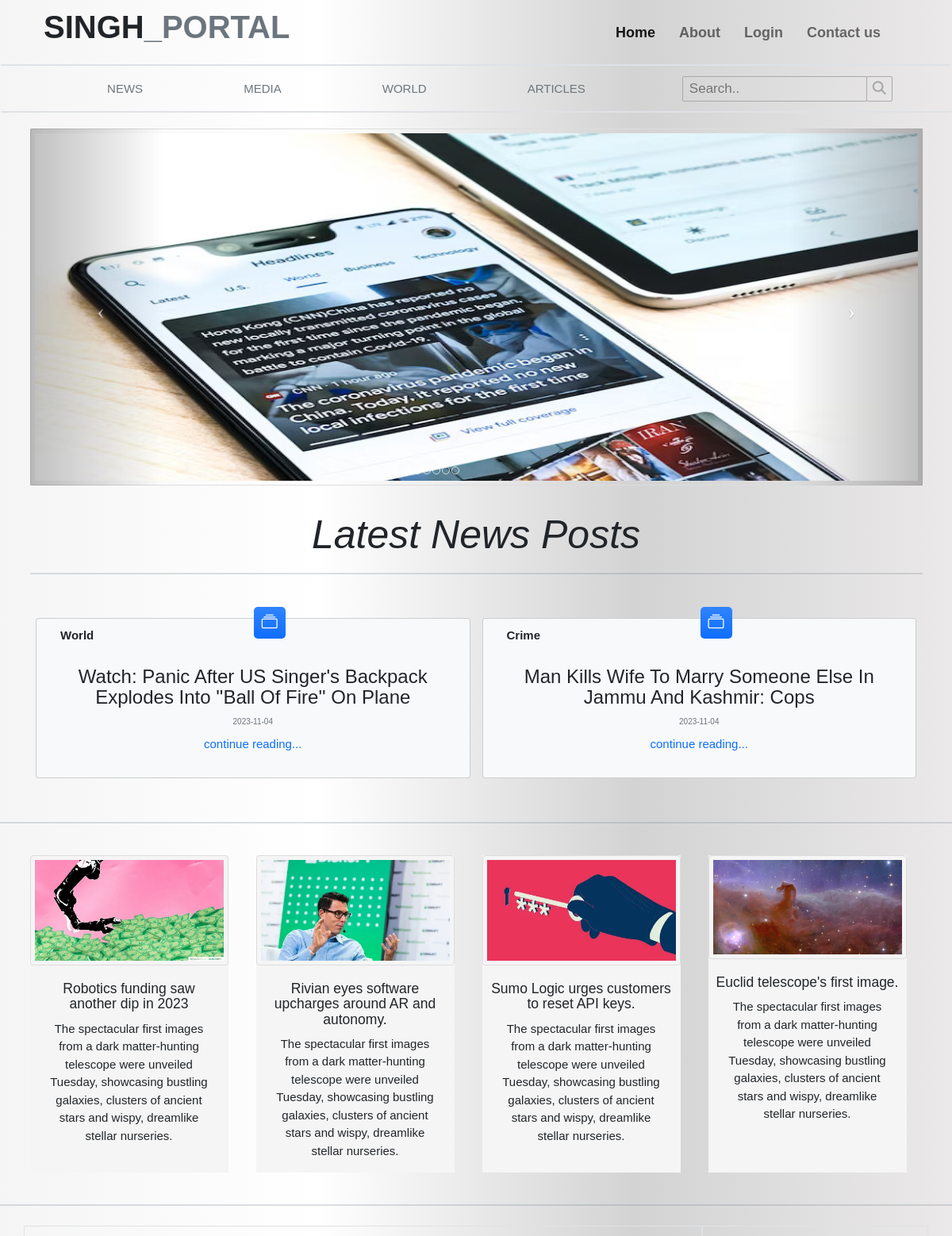
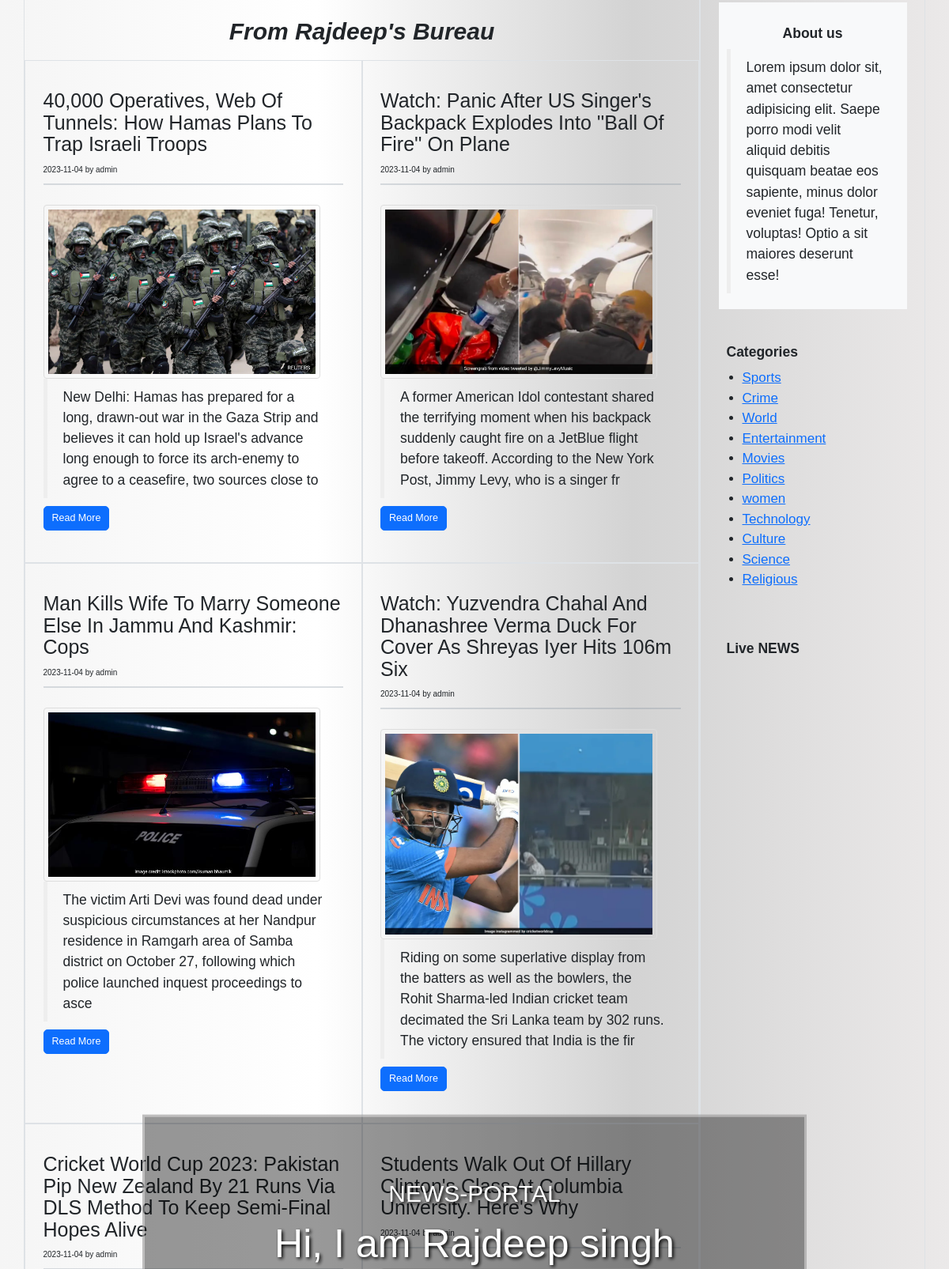
The page / (upper part) on the database its author committed (2 pictures, top to bottom).
### tables this page shows
CREATE TABLE `news` (
  `news_id` int(11) NOT NULL,
  `news_title` varchar(250) NOT NULL,
  `news_date` date NOT NULL,
  `news_description` text NOT NULL,
  `news_category` varchar(50) NOT NULL,
  `news_subcategory` varchar(50) NOT NULL,
  `thumbnail` varchar(250) NOT NULL
);

CREATE TABLE `category` (
  `category_id` int(11) NOT NULL,
  `category_name` varchar(50) NOT NULL
);

### index.php (the view, shortened to what this page needs)
<?php
include_once "includes/header.php";
?>
<div class="row mt-5">
    <?php
    include_once "config.php";
    $query2 = mysqli_query($conn, "select * from news order by news_id desc limit 1,2");
    while ($row = mysqli_fetch_array($query2)) {
        $category = $row['news_category'];
        $date = $row['news_date'];
    ?>
        <div class="col-lg-6 mb-5">
            <div class="card bg-light ">
                <div class="card-body text-center p-4 p-lg-5 pt-0 pt-lg-0">
                    <div class="feature bg-primary bg-gradient text-white rounded-3 mb-4 mt-n4"><i class="bi bi-collection"></i></div>
                    <strong class="d-inline-block text-dark pull-left mt-3" style="font-size:15px;"><?php echo $category; ?></strong>
                    <h2 class="" style="font-size:24px;"><a class="text-decoration-none text-dark" href="singlepage.php?single=<?php echo $row['news_id']; ?>"><?php echo $row['news_title']; ?></a></h2>
                    <div class="text-muted mb-3"><?php echo $date ?></div>
                    <a href="singlepage.php?single=<?php echo $row['news_id']; ?>" class="text-decoration-none" style="font-size:15px;">continue reading...</a>
                </div>
            </div>
        </div>
    <?php } ?>
</div>
</section>
<br>
<hr>
<br>
<div class="container ">
    <div class="row" style="font-size:15px;">
        <div class="col-md-3">
            <div class="cards">
                <img src="assets/card1img.jpg" alt="" style="width:100%; height:auto;">
                <h3 style="padding-left:10px; padding-right:10px;">Robotics funding saw another dip in 2023</h3>
                <p style="padding-left:25px; padding-right:25px;">The spectacular first images from a dark matter-hunting telescope were unveiled Tuesday, showcasing bustling galaxies, clusters of ancient stars and wispy, dreamlike stellar nurseries.</p>
            </div>
        </div>
        <div class="col-md-3">
            <div class="cards">
                <img src="assets/card2img.jpg" alt="" style="width:100%; height:auto;">
                <h3 style="padding-left:10px; padding-right:10px;">Rivian eyes software upcharges around AR and autonomy.</h3>
                <p style="padding-left:25px; padding-right:25px;">The spectacular first images from a dark matter-hunting telescope were unveiled Tuesday, showcasing bustling galaxies, clusters of ancient stars and wispy, dreamlike stellar nurseries.</p>
            </div>
        </div>
        <div class="col-md-3">
            <div class="cards">
                <img src="assets/card3img.jpg" alt="" style="width:100%; height:auto;">
                <h3 style="padding-left:10px; padding-right:10px;">Sumo Logic urges customers to reset API keys.</h3>
                <p style="padding-left:25px; padding-right:25px;">The spectacular first images from a dark matter-hunting telescope were unveiled Tuesday, showcasing bustling galaxies, clusters of ancient stars and wispy, dreamlike stellar nurseries.</p>
            </div>
        </div>
        <div class="col-md-3">
            <div class="cards">
                <img src="assets/card4img.jpg" alt="" style="width:100%; height:auto;">
                <h3 style="padding-left:10px; padding-right:10px;">Euclid telescope's first image.</h3>
                <p style="padding-left:25px; padding-right:25px;">The spectacular first images from a dark matter-hunting telescope were unveiled Tuesday, showcasing bustling galaxies, clusters of ancient stars and wispy, dreamlike stellar nurseries.</p>
            </div>
        </div>
    </div>
</div>
<br>
<br>
<hr>
<div class="container">
    <div class="row">
        <div class="col-md-9 mb-4 border">
            <h1 class="mb-2 p-4 fst-italic text-center" style="font-size:30px;"><b>From Rajdeep's Bureau</b></h1>
            <div class="row">
                <?php
                include_once "config.php";
                $query = mysqli_query($conn, "select * from news order by news_id desc");
                while ($row = mysqli_fetch_array($query)) {
                ?>
                    <div class="col-md-6 border">
                        <div class="blog-post p-4 mb-3 mt-1">
                            <h1 class="blog-post-title"><a class="text-decoration-none text-dark" href="singlepage.php?single=<?php echo $row['news_id']; ?>"><?php echo $row['news_title']; ?></a></h1>
                            <p class="blog-post-meta"><?php echo $row['news_date']; ?> by admin</p>
                            <hr>
                            <a class="mt-4"><img class="thumbimg" src="images/<?php echo $row['thumbnail']; ?>" alt="" width="350" height="auto"></a>
                            <blockquote><?php echo substr($row['news_description'], 0, 200); ?></blockquote><a href="singlepage.php?single=<?php echo $row['news_id']; ?>" class="btn btn-primary btn-lg">Read More</a>
                        </div><br>
                    </div>
                <?php } ?>
            </div>
        </div>
        <div class="col-md-3 mb-4 border">
            <div class="bg-light text-dark m-4 p-3">
                <h3 class="text-center"><b>About us</b></h3>
                <blockquote>
                    <p>Lorem ipsum dolor sit, amet consectetur adipisicing elit. Saepe porro modi velit aliquid debitis quisquam beatae eos sapiente, minus dolor eveniet fuga! Tenetur, voluptas! Optio a sit maiores deserunt esse!</p>
                </blockquote>
            </div>
            <div class="p-3 m-4" style="font-size:17px;">
                <h3><b>Categories</b></h3>
                <ul class="list-styled">
                    <?php
                    include_once "config.php";
                    $query1 = mysqli_query($conn, "select * from category");
                    while ($row1 = mysqli_fetch_array($query1)) {
                    ?>
                        <li><a href="<?php echo $row1['category_id']; ?>"><?php echo $row1['category_name']; ?></a></li>
                    <?php } ?>
                </ul>
            </div>
            <div class="p-3 m-4" style="font-size:17px;">
                <h3><b>Live NEWS</b></h3>
                <div class="mt-3">
                    <iframe width="220" height="150" src="https://www.youtube.com/embed/_-7JWGXWiow" title="Today Breaking News LIVE : आज 05 नवंबर 2023 के मुख्य समाचार | Iran | Israel Hamas War | Lebnon" frameborder="0" allow="accelerometer; autoplay; clipboard-write; encrypted-media; gyroscope; picture-in-picture; web-share" allowfullscreen></iframe>
                </div>
                <div class="mt-5">
                    <iframe width="220" height="150" src="https://www.youtube.com/embed/gCNeDWCI0vo" title="🔴 Al Jazeera English | Live" frameborder="0" allow="accelerometer; autoplay; clipboard-write; encrypted-media; gyroscope; picture-in-picture; web-share" allowfullscreen></iframe>
                </div>
                <div class="mt-5">
                    <iframe width="220" height="150" src="https://www.youtube.com/embed/OOtxXPaQvoM" title="LIVE: Latest News Headlines and Events l ABC News Live" frameborder="0" allow="accelerometer; autoplay; clipboard-write; encrypted-media; gyroscope; picture-in-picture; web-share" allowfullscreen></iframe>
                </div>
                <div class="mt-5">
                    <iframe width="220" height="150" src="https://www.youtube.com/embed/ATVE4Nnr0bk" title="TV9 Bharatvarsh LIVE TV | Earthquake In Delhi-NCR | Israel Palestine War LIVE | Hamas|Russia Ukraine" frameborder="0" allow="accelerometer; autoplay; clipboard-write; encrypted-media; gyroscope; picture-in-picture; web-share" allowfullscreen></iframe>
                </div>
            </div>
            <div class="p-2 m-4" style="font-size:17px;">
            </div>
        </div>
    </div>
</div>
<br>
<div class="bg-text">
    <h2 style="font-size:30px; text-shadow: 2px 2px 4px #000000;">NEWS-PORTAL</h2>
    <h1 style="font-size:50px; text-shadow: 2px 2px 4px #000000;">Hi, I am Rajdeep singh</h1>
</div>
<?php
include_once "includes/footer.php";
?>

### includes/header.php (shortened to what this page needs)
<!DOCTYPE html>
<html lang="en">
<head>
  <link rel="stylesheet" href="https://maxcdn.bootstrapcdn.com/bootstrap/3.4.1/css/bootstrap.min.css">
  <link href="https://cdn.jsdelivr.net/npm/bootstrap-icons@1.4.1/font/bootstrap-icons.css" rel="stylesheet" />
  <link rel="stylesheet" href="https://cdnjs.cloudflare.com/ajax/libs/font-awesome/4.7.0/css/font-awesome.min.css">
  <link href="css/styles.css" rel="stylesheet" />
  <link rel="stylesheet" href="css/headerstyle.css">
</head>
<body>
  <header>
    <nav class="navbar navbar-expand-lg navbar-light text-dark border-bottom border-2" >
      <div class="container px-lg-5">
        <a class="navbar-brand text-secondary" style="font-weight:700; font-size:40px; margin-left:-20px; margin-top:10px;" href="index.php"><span class="text-dark">SINGH</span>_PORTAL</a>
        <div class="collapse navbar-collapse" id="navbarSupportedContent">
          <ul class="navbar-nav ms-auto " style="font-size:18px;">
            <li class="nav-item p-3"><a class="text-decoration-none nav-link active " aria-current="page" href="index.php"><b>Home</b></a></li>
            <li class="nav-item p-3"><a class="text-decoration-none nav-link  " href="about.php"><b>About</b></a></li>
            <li class="nav-item p-3"><a class="text-decoration-none nav-link " href="admin/index.php"><b>Login</b></a></li>
            <li class="nav-item p-3"><a class="text-decoration-none nav-link " href="contact_us.php"><b>Contact us</b></a></li>
          </ul>
        </div>
      </div>
    </nav>
    <nav class="navbar navbar-expand-lg border-bottom border-2" style="margin-top:-20px;">
      <div class="topnav collapse navbar-collapse justify-content-between" style="font-size:15px;">
        <div class="modalhead"><button type="button" class="border-0 text-muted modalbutton">NEWS</button>
        </div>
        <div class="modalhead"><button type="button" class="border-0 text-muted modalbutton">MEDIA</button>
        </div>
        <div class="modalhead"><button type="button" class="border-0 text-muted modalbutton">WORLD</button>
        </div>
        <div class="modalhead"><button type="button" class="border-0 text-muted modalbutton">ARTICLES</button>
        </div>
        <div class="search-container">
          <form action="search.php" method="post">
            <input type="text" placeholder="Search.." name="search">
            <button type="searchsubmit"><i class="fa fa-search"></i></button>
          </form>
        </div>
      </div>
    </nav>
    <div class="container">
      <div id="myCarousel" class="carousel slide" data-ride="carousel">
        <ol class="carousel-indicators opacity-75 p-1 text-center">
          <li data-target="#myCarousel" data-slide-to="0" class="active"></li>
          <li data-target="#myCarousel" data-slide-to="1"></li>
          <li data-target="#myCarousel" data-slide-to="2"></li>
          <li data-target="#myCarousel" data-slide-to="3"></li>
          <li data-target="#myCarousel" data-slide-to="4"></li>
          <li data-target="#myCarousel" data-slide-to="5"></li>
        </ol>
        <div class="carousel-inner">
          <div class="item active">
            <img src="assets/photoslider1a.jpg" alt="photo1" style="width:100% ; height:450px;">
          </div>
        </div>
        <a class="left carousel-control" href="#myCarousel" data-slide="prev">
          <span class="icon-prev" aria="true"></span>
        </a>
        <a class="right carousel-control" href="#myCarousel" data-slide="next">
          <span class="icon-next" aria-hidden="true"></span>
        </a>
      </div>
    </div>
  </header>
  <br>
  <section class="container">
    <div class="container text-center mb-3 fst-italic">
      <h1 style="font-size:50px;">Latest News Posts</h1>
    </div>
    <hr>
    <div class="container mt-3 ">

### includes/footer.php (shortened to what this page needs)
</body>
</html>

### css/headerstyle.css (style rules this page uses)
.topnav input[type=text] { padding:2px; margin: 7px; padding-left:8px; margin-left:3px; font-size: 17px; margin-right:-20px; background-color: transparent; border-radius: 2px; border:1.5px solid darkgray; color: black; }
.topnav .search-container button { float: right; padding: 2px 7px; margin-top: 7px; margin-right:-52px; background: transparent; font-size: 17px; border: none; cursor: pointer; border-radius: 2px; color: darkgray; border:1.5px solid darkgray; }
img { border: 1px solid #ddd; border-radius: 4px; padding: 5px; }
.modalhead { color: white; }
.modalhead .modalbutton { font-size: 15px; border: none; outline: none; padding:10px 8px; background-color: transparent; text-decoration: none; }
hr { border: 1px solid slategray; margin-bottom: 25px; }
.bg-text { background-color: rgb(0,0,0); background-color: rgba(0,0,0, 0.4); color: white; font-weight: bold; border: 3px solid rgba(252, 250, 250, 0.4); position: absolute; top: 65%; left: 50%; transform: translate(-50%, -50%); z-index: 1; width: 70%; padding: 60px; text-align: center; }
.cards { text-align: center; height:400px; width:250px; text-align: center; background-color:whitesmoke; transition: .2s; }
body { background: linear-gradient(0.25turn , whitesmoke,white,lightgrey,rgb(235, 233, 233)); font-family: sans-serif; }

### rows shown on the page
news: news_category "World", news_title "Watch: Panic After US Singer's Backpack Explodes Into ''Ball Of Fire'' On Plane", news_date "2023-11-04", thumbnail (picture), news_description "A former American Idol contestant shared the terrifying moment when his backpack suddenly caught fire on a JetBlue flight before takeoff. According to the New York Post, Jimmy Levy, who is a singer fr"
news: news_category "Crime", news_title "Man Kills Wife To Marry Someone Else In Jammu And Kashmir: Cops", news_date "2023-11-04", thumbnail (picture), news_description "The victim Arti Devi was found dead under suspicious circumstances at her Nandpur residence in Ramgarh area of Samba district on October 27, following which police launched inquest proceedings to asce"
news: news_title "40,000 Operatives, Web Of Tunnels: How Hamas Plans To Trap Israeli Troops", news_date "2023-11-04", thumbnail (picture), news_description "New Delhi: Hamas has prepared for a long, drawn-out war in the Gaza Strip and believes it can hold up Israel's advance long enough to force its arch-enemy to agree to a ceasefire, two sources close to"
news: news_title "Watch: Yuzvendra Chahal And Dhanashree Verma Duck For Cover As Shreyas Iyer Hits 106m Six", news_date "2023-11-04", thumbnail (picture), news_description "Riding on some superlative display from the batters as well as the bowlers, the Rohit Sharma-led Indian cricket team decimated the Sri Lanka team by 302 runs. The victory ensured that India is the fir"
news: news_title "Cricket World Cup 2023: Pakistan Pip New Zealand By 21 Runs Via DLS Method To Keep Semi-Final Hopes Alive", news_date "2023-11-04"
news: news_title "Students Walk Out Of Hillary Clinton's Class At Columbia University. Here's Why", news_date "2023-11-04"
category: category_name "Sports"
category: category_name "Crime"
category: category_name "World"
category: category_name "Entertainment"
category: category_name "Movies"
category: category_name "Politics"
category: category_name "women"
category: category_name "Technology"
category: category_name "Culture"
category: category_name "Science"
category: category_name "Religious"
